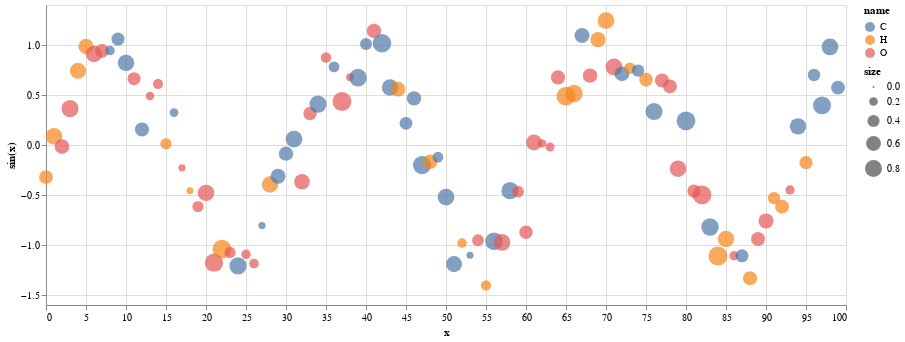

Source (notebook cell):
### Markdown cell above
### Test Plotting with Altair
Easy to include tooltips

### Code cell
x = np.arange(100)
data = pd.DataFrame({
    'x': x,
    'sin(x)': np.sin(x / 5) + np.random.normal(0.0, 0.25, x.shape),
    'number': np.random.choice(['1', '2', '3'], x.shape),
    'name': np.random.choice(['C', 'O', 'H'], x.shape),
    'type': np.random.choice(['a', 'b', 'c'], x.shape),
    'size': np.random.uniform(0.1, 1.0, x.shape)
})

alt.Chart(data, width=800, height=300).mark_circle(size=60).encode(
    x='x',
    y='sin(x)',
    color='name',
    size='size',
    tooltip=['number', 'name', 'type']
)

### Figure 1 — Vega-Lite specification as saved in the notebook (floating-point values rounded to 4 significant figures)
{"$schema": "https://vega.github.io/schema/vega-lite/v2.4.3.json", "config": {"view": {"height": 300, "width": 400}}, "data": {"values": [{"name": "H", "number": "1", "sin(x)": -0.3207, "size": 0.5182, "type": "c", "x": 0}, {"name": "H", "number": "1", "sin(x)": 0.08705, "size": 0.7586, "type": "b", "x": 1}, {"name": "O", "number": "1", "sin(x)": -0.01632, "size": 0.588, "type": "a", "x": 2}, {"name": "O", "number": "2", "sin(x)": 0.3641, "size": 0.8215, "type": "b", "x": 3}, {"name": "H", "number": "3", "sin(x)": 0.7419, "size": 0.7129, "type": "b", "x": 4}, {"name": "H", "number": "3", "sin(x)": 0.986, "size": 0.6298, "type": "a", "x": 5}, {"name": "O", "number": "2", "sin(x)": 0.9099, "size": 0.7346, "type": "c", "x": 6}, {"name": "O", "number": "3", "sin(x)": 0.9403, "size": 0.524, "type": "c", "x": 7}, {"name": "C", "number": "2", "sin(x)": 0.9446, "size": 0.2428, "type": "c", "x": 8}, {"name": "C", "number": "2", "sin(x)": 1.06, "size": 0.4647, "type": "a", "x": 9}, {"name": "C", "number": "2", "sin(x)": 0.8212, "size": 0.744, "type": "a", "x": 10}, {"name": "O", "number": "2", "sin(x)": 0.6628, "size": 0.466, "type": "b", "x": 11}, {"name": "C", "number": "1", "sin(x)": 0.1554, "size": 0.5492, "type": "b", "x": 12}, {"name": "O", "number": "1", "sin(x)": 0.489, "size": 0.1936, "type": "a", "x": 13}, {"name": "O", "number": "1", "sin(x)": 0.6103, "size": 0.2828, "type": "a", "x": 14}, {"name": "H", "number": "2", "sin(x)": 0.01173, "size": 0.3441, "type": "b", "x": 15}, {"name": "C", "number": "2", "sin(x)": 0.3244, "size": 0.205, "type": "b", "x": 16}, {"name": "O", "number": "3", "sin(x)": -0.228, "size": 0.1378, "type": "c", "x": 17}, {"name": "H", "number": "1", "sin(x)": -0.4575, "size": 0.1221, "type": "c", "x": 18}, {"name": "O", "number": "2", "sin(x)": -0.6148, "size": 0.3406, "type": "a", "x": 19}, {"name": "O", "number": "2", "sin(x)": -0.4788, "size": 0.7473, "type": "a", "x": 20}, {"name": "O", "number": "3", "sin(x)": -1.177, "size": 0.925, "type": "c", "x": 21}, {"name": "H", "number": "1", "sin(x)": -1.042, "size": 0.9805, "type": "c", "x": 22}, {"name": "O", "number": "3", "sin(x)": -1.075, "size": 0.3399, "type": "a", "x": 23}, {"name": "C", "number": "1", "sin(x)": -1.209, "size": 0.8175, "type": "c", "x": 24}, {"name": "O", "number": "2", "sin(x)": -1.093, "size": 0.2427, "type": "b", "x": 25}, {"name": "O", "number": "3", "sin(x)": -1.187, "size": 0.2514, "type": "a", "x": 26}, {"name": "C", "number": "3", "sin(x)": -0.8049, "size": 0.1341, "type": "c", "x": 27}, {"name": "H", "number": "1", "sin(x)": -0.3944, "size": 0.7427, "type": "a", "x": 28}, {"name": "C", "number": "1", "sin(x)": -0.3123, "size": 0.6167, "type": "b", "x": 29}, {"name": "C", "number": "3", "sin(x)": -0.08693, "size": 0.5641, "type": "a", "x": 30}, {"name": "C", "number": "1", "sin(x)": 0.05862, "size": 0.7711, "type": "b", "x": 31}, {"name": "O", "number": "2", "sin(x)": -0.3673, "size": 0.6701, "type": "a", "x": 32}, {"name": "O", "number": "1", "sin(x)": 0.3152, "size": 0.4839, "type": "a", "x": 33}, {"name": "C", "number": "2", "sin(x)": 0.4089, "size": 0.8099, "type": "b", "x": 34}, {"name": "O", "number": "3", "sin(x)": 0.8752, "size": 0.303, "type": "c", "x": 35}, {"name": "C", "number": "2", "sin(x)": 0.782, "size": 0.317, "type": "c", "x": 36}, {"name": "O", "number": "3", "sin(x)": 0.4346, "size": 0.9886, "type": "b", "x": 37}, {"name": "O", "number": "1", "sin(x)": 0.6786, "size": 0.1664, "type": "a", "x": 38}, {"name": "C", "number": "3", "sin(x)": 0.6733, "size": 0.8608, "type": "b", "x": 39}, {"name": "C", "number": "2", "sin(x)": 1.01, "size": 0.3885, "type": "c", "x": 40}, {"name": "O", "number": "1", "sin(x)": 1.141, "size": 0.577, "type": "a", "x": 41}, {"name": "C", "number": "1", "sin(x)": 1.017, "size": 0.9498, "type": "c", "x": 42}, {"name": "C", "number": "2", "sin(x)": 0.5753, "size": 0.7402, "type": "a", "x": 43}, {"name": "H", "number": "3", "sin(x)": 0.5582, "size": 0.5984, "type": "b", "x": 44}, {"name": "C", "number": "2", "sin(x)": 0.2172, "size": 0.4447, "type": "a", "x": 45}, {"name": "C", "number": "2", "sin(x)": 0.4658, "size": 0.5607, "type": "a", "x": 46}, {"name": "C", "number": "3", "sin(x)": -0.2012, "size": 0.914, "type": "b", "x": 47}, {"name": "H", "number": "2", "sin(x)": -0.1689, "size": 0.5993, "type": "b", "x": 48}, {"name": "C", "number": "2", "sin(x)": -0.1215, "size": 0.3068, "type": "c", "x": 49}, {"name": "C", "number": "3", "sin(x)": -0.5208, "size": 0.7689, "type": "c", "x": 50}, {"name": "C", "number": "1", "sin(x)": -1.191, "size": 0.7073, "type": "c", "x": 51}, {"name": "H", "number": "3", "sin(x)": -0.9805, "size": 0.247, "type": "a", "x": 52}, {"name": "C", "number": "2", "sin(x)": -1.103, "size": 0.1279, "type": "b", "x": 53}, {"name": "O", "number": "1", "sin(x)": -0.9525, "size": 0.381, "type": "b", "x": 54}, {"name": "H", "number": "1", "sin(x)": -1.404, "size": 0.2882, "type": "a", "x": 55}, {"name": "C", "number": "1", "sin(x)": -0.9627, "size": 0.8552, "type": "a", "x": 56}, {"name": "O", "number": "3", "sin(x)": -0.9746, "size": 0.7771, "type": "b", "x": 57}, {"name": "C", "number": "1", "sin(x)": -0.4565, "size": 0.8165, "type": "b", "x": 58}, {"name": "O", "number": "1", "sin(x)": -0.4665, "size": 0.3847, "type": "a", "x": 59}, {"name": "O", "number": "3", "sin(x)": -0.8719, "size": 0.4927, "type": "a", "x": 60}, {"name": "O", "number": "2", "sin(x)": 0.02558, "size": 0.6974, "type": "c", "x": 61}, {"name": "O", "number": "1", "sin(x)": 0.01635, "size": 0.1843, "type": "c", "x": 62}, {"name": "O", "number": "2", "sin(x)": -0.02026, "size": 0.2149, "type": "b", "x": 63}, {"name": "O", "number": "3", "sin(x)": 0.6753, "size": 0.5556, "type": "c", "x": 64}, {"name": "H", "number": "2", "sin(x)": 0.4891, "size": 0.9858, "type": "a", "x": 65}, {"name": "H", "number": "2", "sin(x)": 0.5151, "size": 0.8339, "type": "b", "x": 66}, {"name": "C", "number": "1", "sin(x)": 1.094, "size": 0.6179, "type": "c", "x": 67}, {"name": "O", "number": "3", "sin(x)": 0.6935, "size": 0.5706, "type": "a", "x": 68}, {"name": "H", "number": "3", "sin(x)": 1.054, "size": 0.633, "type": "b", "x": 69}, {"name": "H", "number": "3", "sin(x)": 1.244, "size": 0.7785, "type": "c", "x": 70}, {"name": "O", "number": "2", "sin(x)": 0.7805, "size": 0.7892, "type": "a", "x": 71}, {"name": "C", "number": "1", "sin(x)": 0.7108, "size": 0.5959, "type": "a", "x": 72}, {"name": "H", "number": "1", "sin(x)": 0.7676, "size": 0.3597, "type": "b", "x": 73}, {"name": "C", "number": "1", "sin(x)": 0.7433, "size": 0.4146, "type": "a", "x": 74}, {"name": "H", "number": "3", "sin(x)": 0.6536, "size": 0.5094, "type": "c", "x": 75}, {"name": "C", "number": "2", "sin(x)": 0.3357, "size": 0.8082, "type": "b", "x": 76}, {"name": "O", "number": "3", "sin(x)": 0.6452, "size": 0.5502, "type": "a", "x": 77}, {"name": "O", "number": "1", "sin(x)": 0.5859, "size": 0.533, "type": "a", "x": 78}, {"name": "O", "number": "2", "sin(x)": -0.2374, "size": 0.7582, "type": "a", "x": 79}, {"name": "C", "number": "2", "sin(x)": 0.2415, "size": 0.9799, "type": "b", "x": 80}, {"name": "O", "number": "2", "sin(x)": -0.4602, "size": 0.478, "type": "b", "x": 81}, {"name": "O", "number": "1", "sin(x)": -0.4987, "size": 0.9931, "type": "a", "x": 82}, {"name": "C", "number": "3", "sin(x)": -0.8201, "size": 0.8328, "type": "a", "x": 83}, {"name": "H", "number": "2", "sin(x)": -1.11, "size": 0.9995, "type": "c", "x": 84}, {"name": "H", "number": "3", "sin(x)": -0.9392, "size": 0.7306, "type": "c", "x": 85}, {"name": "O", "number": "2", "sin(x)": -1.108, "size": 0.2322, "type": "a", "x": 86}, {"name": "C", "number": "1", "sin(x)": -1.108, "size": 0.4596, "type": "b", "x": 87}, {"name": "H", "number": "3", "sin(x)": -1.333, "size": 0.5496, "type": "b", "x": 88}, {"name": "O", "number": "1", "sin(x)": -0.9395, "size": 0.5371, "type": "a", "x": 89}, {"name": "O", "number": "1", "sin(x)": -0.759, "size": 0.6175, "type": "c", "x": 90}, {"name": "H", "number": "1", "sin(x)": -0.5306, "size": 0.4178, "type": "c", "x": 91}, {"name": "H", "number": "1", "sin(x)": -0.6169, "size": 0.5338, "type": "b", "x": 92}, {"name": "O", "number": "1", "sin(x)": -0.4493, "size": 0.2305, "type": "b", "x": 93}, {"name": "C", "number": "3", "sin(x)": 0.1865, "size": 0.7445, "type": "c", "x": 94}, {"name": "H", "number": "3", "sin(x)": -0.1766, "size": 0.4821, "type": "c", "x": 95}, {"name": "C", "number": "2", "sin(x)": 0.6998, "size": 0.4261, "type": "c", "x": 96}, {"name": "C", "number": "3", "sin(x)": 0.3965, "size": 0.8877, "type": "b", "x": 97}, {"name": "C", "number": "2", "sin(x)": 0.9803, "size": 0.7704, "type": "b", "x": 98}, {"name": "C", "number": "2", "sin(x)": 0.5735, "size": 0.5307, "type": "b", "x": 99}]}, "encoding": {"color": {"field": "name", "type": "nominal"}, "size": {"field": "size", "type": "quantitative"}, "tooltip": [{"field": "number", "type": "nominal"}, {"field": "name", "type": "nominal"}, {"field": "type", "type": "nominal"}], "x": {"field": "x", "type": "quantitative"}, "y": {"field": "sin(x)", "type": "quantitative"}}, "height": 300, "mark": {"size": 60, "type": "circle"}, "width": 800}
